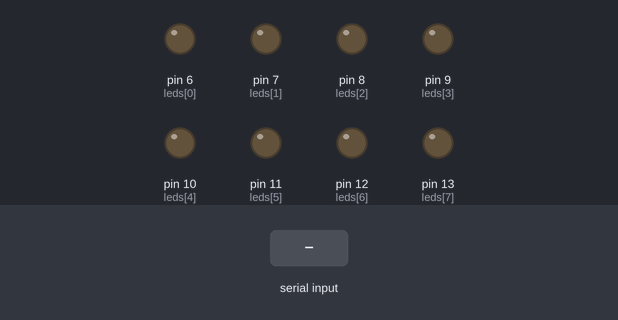
A sketch run on a simulated Arduino Uno, built with avr-gcc and run on an emulated ATmega328P. Parts: output pins drawn as LEDs (lit = HIGH). Inputs (shaded band) come from the test bench.

Above: at 1.2 s.
1.3 s: "5\n" received over Serial
At 2.8 s:
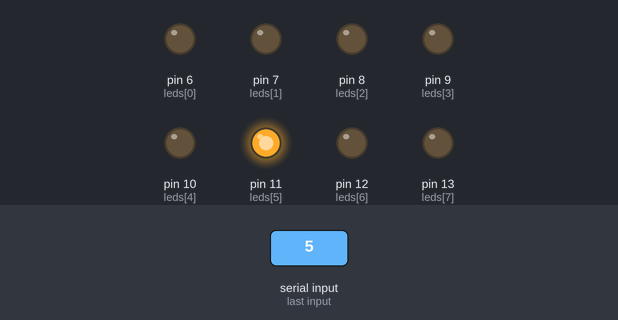
Timing chart, 0 to 4.3 s (numbered marks = the images above; inputs shaded):
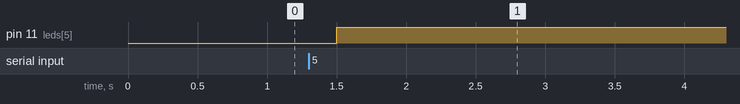

Measured:
- after the input at 1.3 s, pin 11 (leds[5]): LOW → HIGH after 0.20 s

The sketch:

SE_Prog4_LecturaSerial.ino
```cpp
int leds[8] = {6, 7, 8, 9, 10, 11, 12, 13};

void setup() {
  // put your setup code here, to run once:
  for (int i = 0; i < 8; i++) {
    pinMode(leds[i], OUTPUT);
  }

  Serial.begin(9600);
  Serial.setTimeout(100);
}

int v;
void loop() {
  // put your main code here, to run repeatedly:

  if(Serial.available()>0){
      v = Serial.readString().toInt(); //0 - 7
      digitalWrite(leds[v], 1);
    }
  delay(100);

}
```
